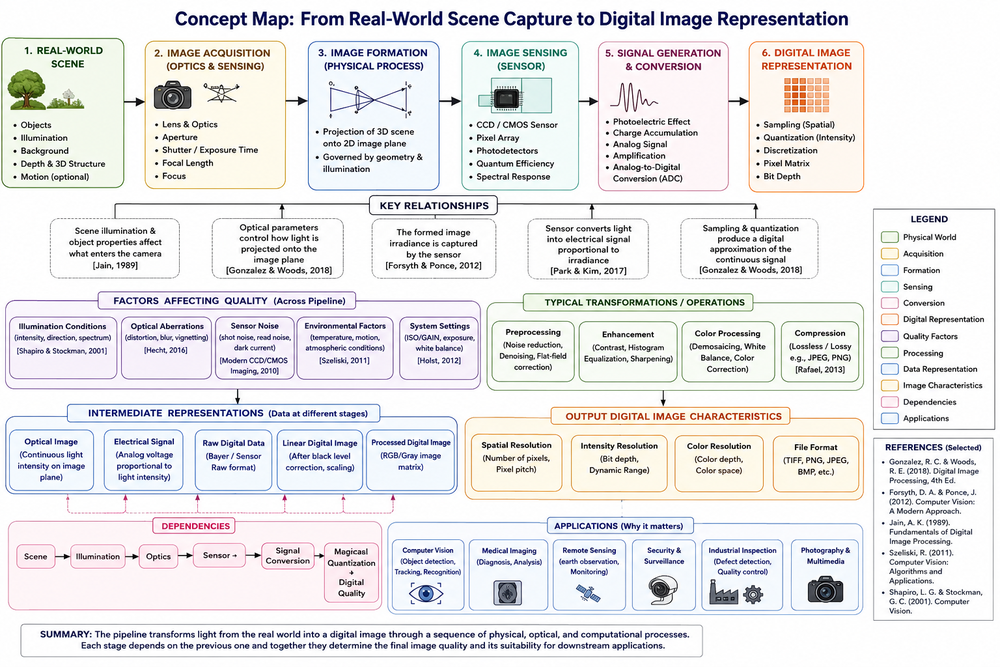
#> input picture C01/AT2/Q01/at 2 q1.png, 1000 x 667 px, shrunk from 1536 x 1024 before the run, found by its file name
$ python exp_24.py
#> lines starting #> are read from the running program, lines starting #| are printed output that depends on the picture
# -*- coding: utf-8 -*-
"""EXP-24

Automatically generated by Colab.

Original file is located at
    https://colab.research.google.com/drive/1uOBNRR7WJUTs1aoa_msv7QEc_7skm7qR
"""

from google.colab import files
uploaded = files.upload()
#> the answer given: at 2 q1.png

import cv2
import matplotlib.pyplot as plt

filename = list(uploaded.keys())[0]
img = cv2.imread(filename, 0)
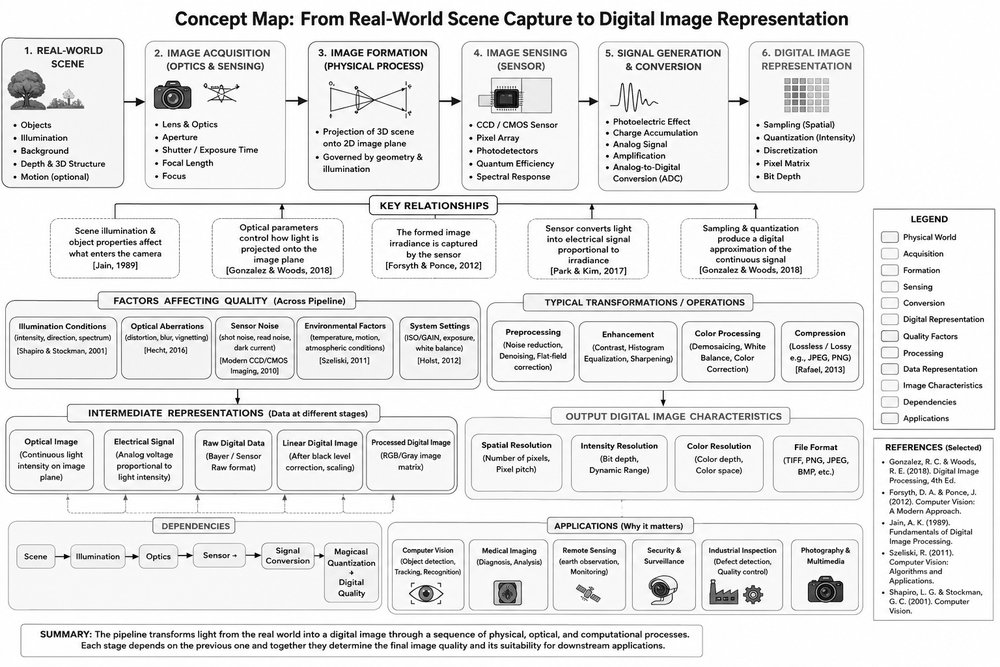
#> img: shape (667, 1000); min 0, max 255, mean 231.4

# Blur image
blur = cv2.GaussianBlur(img, (5, 5), 0)

# High-Boost filtering
A = 2
sharp = cv2.addWeighted(img, A, blur, -(A - 1), 0)
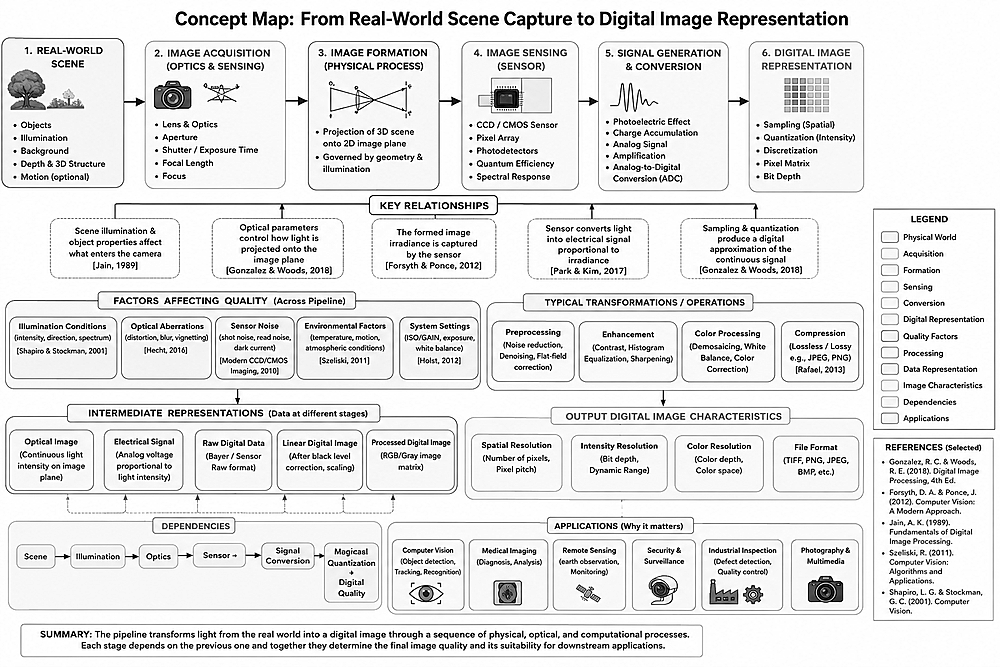
#> sharp: shape (667, 1000); min 0, max 255, mean 228.5

plt.imshow(sharp, cmap='gray')
plt.title('High-Boost Sharpening')
plt.axis('off')
plt.show()
